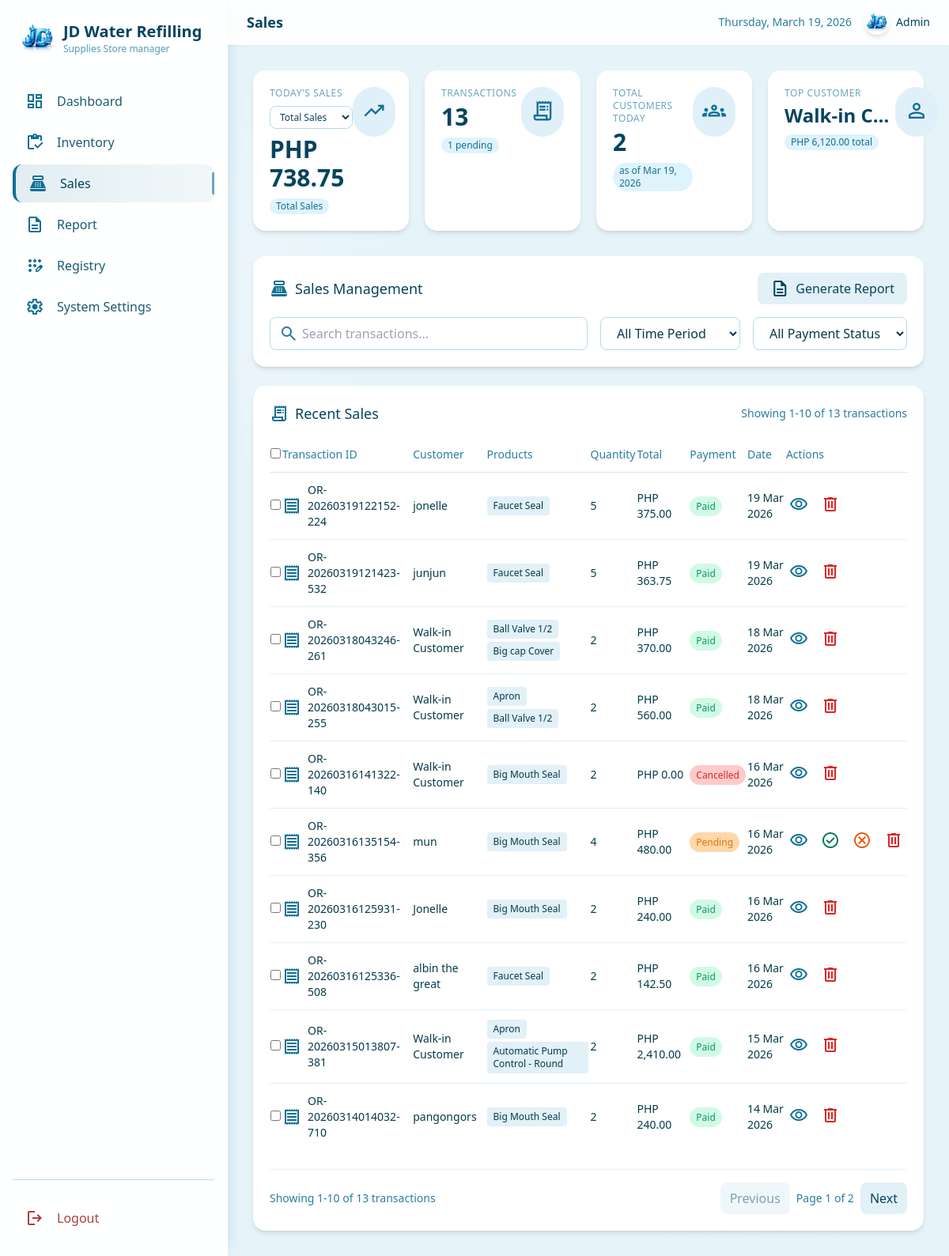
Page /admin/sales.php (signed in) on the committed database.
### tables this page shows
CREATE TABLE `sales_orders` (
  `id` int(11) NOT NULL,
  `receipt_no` varchar(50) NOT NULL,
  `customer_name` varchar(150) NOT NULL DEFAULT 'Walk-in Customer',
  `subtotal` decimal(10,2) NOT NULL DEFAULT 0.00,
  `discount_percent` decimal(5,2) NOT NULL DEFAULT 0.00,
  `discount_amount` decimal(10,2) NOT NULL DEFAULT 0.00,
  `tax_rate` decimal(5,2) NOT NULL DEFAULT 12.00,
  `tax_amount` decimal(10,2) NOT NULL DEFAULT 0.00,
  `total_amount` decimal(10,2) NOT NULL DEFAULT 0.00,
  `payment_amount` decimal(10,2) NOT NULL DEFAULT 0.00,
  `change_amount` decimal(10,2) NOT NULL DEFAULT 0.00,
  `created_at` timestamp NOT NULL DEFAULT current_timestamp()
);

### admin/sales.php (the view, shortened to what the rows shown need)
<?php
require_once __DIR__ . '/../config/connect.php';
function h(string $value): string
{
    return htmlspecialchars($value, ENT_QUOTES, 'UTF-8');
}
function peso(float $value): string
{
    return 'PHP ' . number_format($value, 2);
}
function paymentStatus(float $totalAmount, float $paymentAmount): string
{
    if ($totalAmount <= 0.0) {
        return 'cancelled';
    }
    return $paymentAmount >= $totalAmount ? 'paid' : 'pending';
}
function paymentStatusLabel(string $status): string
{
    if ($status === 'pending') {
        return 'Pending';
    }
    if ($status === 'cancelled') {
        return 'Cancelled';
    }
    return 'Paid';
}
function paymentStatusClass(string $status): string
{
    if ($status === 'pending') {
        return 'payment-pending';
    }
    if ($status === 'cancelled') {
        return 'payment-cancelled';
    }
    return 'payment-paid';
}
$conn->query(
    "CREATE TABLE IF NOT EXISTS sales_orders (
        id INT AUTO_INCREMENT PRIMARY KEY,
        receipt_no VARCHAR(50) NOT NULL,
        customer_name VARCHAR(150) NOT NULL DEFAULT 'Walk-in Customer',
        subtotal DECIMAL(10,2) NOT NULL DEFAULT 0,
        discount_percent DECIMAL(5,2) NOT NULL DEFAULT 0,
        discount_amount DECIMAL(10,2) NOT NULL DEFAULT 0,
        tax_rate DECIMAL(5,2) NOT NULL DEFAULT 0,
        tax_amount DECIMAL(10,2) NOT NULL DEFAULT 0,
        total_amount DECIMAL(10,2) NOT NULL DEFAULT 0,
        payment_amount DECIMAL(10,2) NOT NULL DEFAULT 0,
        change_amount DECIMAL(10,2) NOT NULL DEFAULT 0,
        created_at TIMESTAMP NOT NULL DEFAULT CURRENT_TIMESTAMP,
        UNIQUE KEY uq_receipt_no (receipt_no),
        KEY idx_created_at (created_at)
    ) ENGINE=InnoDB DEFAULT CHARSET=utf8mb4 COLLATE=utf8mb4_unicode_ci"
);
$conn->query(
    "CREATE TABLE IF NOT EXISTS sales_order_items (
        id INT AUTO_INCREMENT PRIMARY KEY,
        order_id INT NOT NULL,
        product_id INT NOT NULL,
        product_name VARCHAR(150) NOT NULL,
        unit_price DECIMAL(10,2) NOT NULL DEFAULT 0,
        quantity INT NOT NULL DEFAULT 1,
        line_total DECIMAL(10,2) NOT NULL DEFAULT 0,
        created_at TIMESTAMP NOT NULL DEFAULT CURRENT_TIMESTAMP,
        KEY idx_order_id (order_id),
        KEY idx_product_id (product_id)
    ) ENGINE=InnoDB DEFAULT CHARSET=utf8mb4 COLLATE=utf8mb4_unicode_ci"
);
$whereClause = '';
$salesSql = 'SELECT so.id, so.receipt_no, so.customer_name, so.total_amount, so.payment_amount, so.created_at,
                    COALESCE(SUM(soi.quantity), 0) AS total_qty,
                    GROUP_CONCAT(DISTINCT soi.product_name ORDER BY soi.product_name SEPARATOR "||") AS product_names
             FROM sales_orders so
             LEFT JOIN sales_order_items soi ON soi.order_id = so.id'
             . $whereClause .
            ' GROUP BY so.id, so.receipt_no, so.customer_name, so.total_amount, so.payment_amount, so.created_at
              ORDER BY so.created_at DESC, so.id DESC';
$salesStmt = $conn->prepare($salesSql);
$salesStmt->execute();
$salesResult = $salesStmt->get_result();
$salesRows = [];
while ($row = $salesResult->fetch_assoc()) {
    $products = array_values(array_filter(explode('||', (string)($row['product_names'] ?? ''))));
    $totalAmount = (float)$row['total_amount'];
    $paymentAmount = (float)$row['payment_amount'];
    $status = paymentStatus($totalAmount, $paymentAmount);
    $salesRows[] = [
        'id' => (int)$row['id'],
        'receipt_no' => (string)$row['receipt_no'],
        'customer_name' => (string)$row['customer_name'],
        'products' => $products,
        'quantity' => (int)$row['total_qty'],
        'total_amount' => $totalAmount,
        'payment_amount' => $paymentAmount,
        'status' => $status,
        'status_label' => paymentStatusLabel($status),
        'status_class' => paymentStatusClass($status),
        'created_at' => (string)$row['created_at'],
        'display_date' => date('d M Y', strtotime((string)$row['created_at'])),
    ];
}
?>
<!DOCTYPE html>
<html lang="en">
<head>
  <script src="https://cdn.tailwindcss.com"></script>
</head>
<body class="bg-[#e6f4fa] font-sans antialiased text-[#043b4a] min-h-screen flex">
  <div class="flex-1 flex flex-col w-full min-w-0">
    <header class="bg-white/90 backdrop-blur-md border-b border-white/40 px-3 sm:px-4 lg:px-6 py-2 sm:py-3 flex items-center justify-between sticky top-0 z-10 shadow-sm">
      <div class="flex items-center gap-2 sm:gap-3 min-w-0 flex-1 lg:ml-0 ml-12">
        <h1 class="text-sm sm:text-base lg:text-lg xl:text-xl font-light text-[#05445E] truncate">
          <span class="font-semibold">Sales</span>
        </h1>
      </div>
    </header>
    <main class="flex-1 p-4 sm:p-6 lg:p-8 overflow-y-auto">
      <div class="bg-white rounded-2xl p-5 shadow-md border border-white/40 mb-6">
        <div class="flex flex-col sm:flex-row justify-between items-start sm:items-center gap-4">
          <h2 class="text-lg font-medium text-[#05445E] flex items-center gap-2">
            <span class="material-symbols-outlined text-[#0f6f94]">point_of_sale</span> Sales Management
          </h2>
        </div>
      </div>
      <div class="bg-white rounded-2xl p-5 shadow-md border border-white/40">
        <div class="flex justify-between items-center mb-4">
          <h2 class="text-lg font-medium text-[#05445E] flex items-center gap-2">
            <span class="material-symbols-outlined text-[#0f6f94]">receipt_long</span> Recent Sales
          </h2>
        </div>
        <div class="overflow-x-auto">
          <table class="w-full text-sm">
            <thead class="text-[#2c7da0] border-b border-[#d0e7f2]">
              <tr>
                <th class="text-left py-3 font-medium"><input type="checkbox" class="checkbox-custom"></th>
                <th class="text-left py-3 font-medium">Transaction ID</th>
                <th class="text-left py-3 font-medium">Customer</th>
                <th class="text-left py-3 font-medium">Products</th>
                <th class="text-left py-3 font-medium">Quantity</th>
                <th class="text-left py-3 font-medium">Total</th>
                <th class="text-left py-3 font-medium">Payment</th>
                <th class="text-left py-3 font-medium">Date</th>
                <th class="text-left py-3 font-medium">Actions</th>
              </tr>
            </thead>
            <tbody id="salesTableBody" class="divide-y divide-[#dff0f7]">
              <?php foreach ($salesRows as $sale): ?>
                <?php $searchBlob = strtolower($sale['receipt_no'] . ' ' . $sale['customer_name'] . ' ' . implode(' ', $sale['products'])); ?>
                <tr class="sales-item hover:bg-[#f3fafd]"
                    data-search="<?= h($searchBlob) ?>"
                    data-status="<?= h((string)$sale['status']) ?>"
                    data-created-at="<?= h((string)$sale['created_at']) ?>">
                    <td class="py-3"><input type="checkbox" class="checkbox-custom"></td>
                    <td class="py-3">
                      <div class="flex items-center gap-2">
                        <span class="material-symbols-outlined text-[#0f6f94]">receipt</span>
                        <span class="font-medium"><?= h($sale['receipt_no']) ?></span>
                      </div>
                    </td>
                    <td class="py-3"><?= h($sale['customer_name']) ?></td>
                    <td class="py-3">
                      <div class="flex flex-wrap gap-1">
                        <?php if ($sale['products'] === []): ?>
                          <span class="bg-[#e2f0f7] px-2 py-1 rounded text-xs">No items</span>
                        <?php else: ?>
                          <?php foreach (array_slice($sale['products'], 0, 3) as $productName): ?>
                            <span class="bg-[#e2f0f7] px-2 py-1 rounded text-xs"><?= h($productName) ?></span>
                          <?php endforeach; ?>
                        <?php endif; ?>
                      </div>
                    </td>
                    <td class="py-3"><?= number_format($sale['quantity']) ?></td>
                    <td class="py-3"><?= h(peso($sale['total_amount'])) ?></td>
                    <td class="py-3"><span class="<?= h($sale['status_class']) ?> px-2 py-1 rounded-full text-xs font-medium"><?= h($sale['status_label']) ?></span></td>
                    <td class="py-3"><?= h($sale['display_date']) ?></td>
                    <td class="py-3">
                      <div class="flex items-center gap-2">
                        <a href="registry.php?print=1&amp;order_id=<?= (int)$sale['id'] ?>" onclick="event.preventDefault(); printReceiptInPlace(this.href);" class="text-[#0f6f94] hover:text-[#05445E] p-1">
                          <span class="material-symbols-outlined">visibility</span>
                        </a>
                        <?php if ($sale['status'] === 'pending'): ?>
                          <button type="button"
                                  class="mark-paid-btn text-emerald-700 hover:text-emerald-900 p-1"
                                  data-order-id="<?= (int)$sale['id'] ?>"
                                  title="Mark as paid">
                            <span class="material-symbols-outlined">check_circle</span>
                          </button>
                          <button type="button"
                                  class="cancel-sale-btn text-orange-600 hover:text-orange-800 p-1"
                                  data-order-id="<?= (int)$sale['id'] ?>"
                                  title="Cancel and restock">
                            <span class="material-symbols-outlined">cancel</span>
                          </button>
                        <?php endif; ?>
                        <button type="button"
                                class="delete-sale-btn text-red-600 hover:text-red-800 p-1"
                                data-order-id="<?= (int)$sale['id'] ?>"
                                title="Delete sale">
                          <span class="material-symbols-outlined">delete</span>
                        </button>
                      </div>
                    </td>
                </tr>
              <?php endforeach; ?>
            </tbody>
          </table>
        </div>
      </div>
    </main>
  </div>
</body>
</html>

### rows in the picture
sales_orders: receipt_no "OR-20260319122152-224", customer_name "jonelle", productName "Faucet Seal", quantity "5", total_amount "PHP 375.00", status_label "Paid", display_date "19 Mar 2026"
sales_orders: receipt_no "OR-20260319121423-532", customer_name "junjun", productName "Faucet Seal", quantity "5", total_amount "PHP 363.75", status_label "Paid", display_date "19 Mar 2026"
sales_orders: receipt_no "OR-20260318043246-261", customer_name "Walk-in Customer", productName "Ball Valve 1/2", productName "Big cap Cover", quantity "2", total_amount "PHP 370.00", status_label "Paid", display_date "18 Mar 2026"
sales_orders: receipt_no "OR-20260318043015-255", customer_name "Walk-in Customer", productName "Apron", productName "Ball Valve 1/2", quantity "2", total_amount "PHP 560.00", status_label "Paid", display_date "18 Mar 2026"
sales_orders: receipt_no "OR-20260316141322-140", customer_name "Walk-in Customer", productName "Big Mouth Seal", quantity "2", total_amount "PHP 0.00", status_label "Cancelled", display_date "16 Mar 2026"
sales_orders: receipt_no "OR-20260316135154-356", customer_name "mun", productName "Big Mouth Seal", quantity "4", total_amount "PHP 480.00", status_label "Pending", display_date "16 Mar 2026"
sales_orders: receipt_no "OR-20260316125931-230", customer_name "Jonelle", productName "Big Mouth Seal", quantity "2", total_amount "PHP 240.00", status_label "Paid", display_date "16 Mar 2026"
sales_orders: receipt_no "OR-20260316125336-508", customer_name "albin the great", productName "Faucet Seal", quantity "2", total_amount "PHP 142.50", status_label "Paid", display_date "16 Mar 2026"
sales_orders: receipt_no "OR-20260315013807-381", customer_name "Walk-in Customer", productName "Apron", productName "Automatic Pump Control - Round", quantity "2", total_amount "PHP 2,410.00", status_label "Paid", display_date "15 Mar 2026"
sales_orders: receipt_no "OR-20260314014032-710", customer_name "pangongors", productName "Big Mouth Seal", quantity "2", total_amount "PHP 240.00", status_label "Paid", display_date "14 Mar 2026"

### other values in the picture
$totalTransactions "13"
$pendingTransactions "1"
$totalCustomersToday "2"
$topCustomerName "Walk-in C…"
peso($topCustomerTotal) "PHP 6,120.00"
